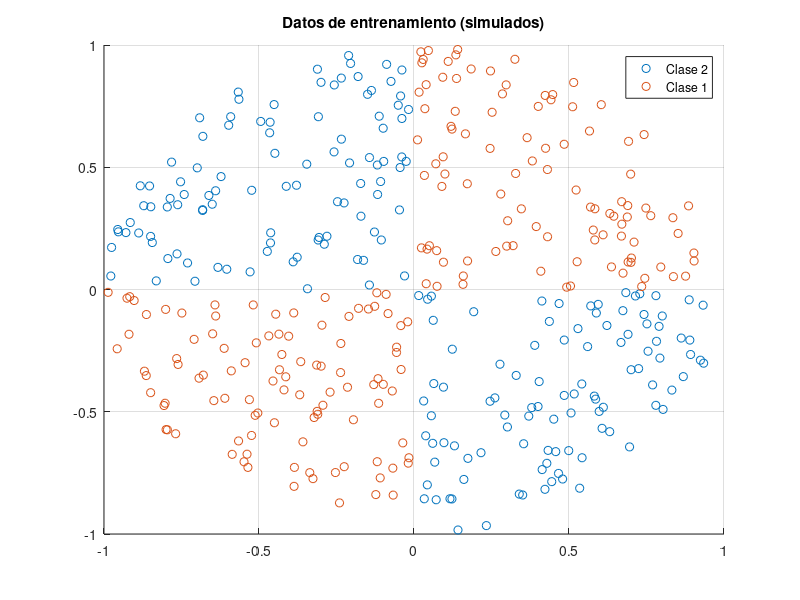

Reproduce this figure in MATLAB. (Note: this script raises an error after producing the figure.)
%% IE3038 - Diseño e Innovación en Ingeniería 1
%  Ejemplo de clasificación usando SVM (1)
%  Luis Alberto Rivera

%% Generación de muestras de entrenamiento, tomado de la documentación de Matlab
rng(1);  % con esto, cada vez se generan los mismos valores aleatorios
n = 100; % Número de muestras por cuadrante

r1 = sqrt(rand(2*n,1));                     % Radios aleatorios
t1 = [pi/2*rand(n,1); (pi/2*rand(n,1)+pi)]; % Ángulos aleatorios para cuadrantes 1 y 3
X1 = [r1.*cos(t1), r1.*sin(t1)];            % Conversión de polar a cartesiano

r2 = sqrt(rand(2*n,1));
t2 = [pi/2*rand(n,1)+pi/2; (pi/2*rand(n,1)-pi/2)]; % Ángulos aleatorios para cuadrantes 2 y 4
X2 = [r2.*cos(t2), r2.*sin(t2)];

X = [X1; X2];        % Predictores % Todas las muestras de entrenamiento
Y = ones(4*n, 1);    % Etiquetas
Y(2*n + 1:end) = -1; % Etiquetas  (una clase tendrá 1, otra clase tendrá -1)

figure(1); clf;
gscatter(X(:,1), X(:,2), Y);  % scatter por grupos
legend({'Clase 2', 'Clase 1'}, 'Location', 'Best');
grid on;
title('Datos de entrenamiento (simulados)')


%% Generación de muestras de prueba
delta = 0.02; % Step size of the grid
[x1Grid, x2Grid] = meshgrid(min(X(:,1)):delta:max(X(:,1)), min(X(:,2)):delta:max(X(:,2)));
xGrid = [x1Grid(:), x2Grid(:)]; % reorganiza las muestras como vectores fila


%% Crear celdas y vectores para guardar modelos y otras cosas
M = 3;
ModeloSVM = cell(1, M);
ModeloVC = cell(1, M);
errorVC = zeros(1, M);
asignado = cell(1, M);
valores = cell(1, M);
titulos = {'Kernel Lineal', 'Kernel Polinomial Grado 2', 'Kernel Gaussiano'};

%% Entrenamiento, variando Kernels y ciertos parámetros
ModeloSVM{1} = fitcsvm(X,Y,'KernelFunction','linear','KernelScale','auto');
ModeloSVM{2} = fitcsvm(X,Y,'KernelFunction','polynomial','KernelScale','auto','PolynomialOrder',2);
ModeloSVM{3} = fitcsvm(X,Y,'KernelFunction','rbf','KernelScale','auto','Standardize',true);

% Se hace validación cruzada con las muestras de entrenamiento, se calcula el error
% de clasificación de la validación cruzada, se clasifican las muestras de prueba,
% y se grafican resultados. Todo lo anterior para los 6 modelos de arriba.
for k = 1:3
    % Validación cruzada, clasificación errónea
    ModeloVC{k} = crossval(ModeloSVM{k});
    errorVC(k) = kfoldLoss(ModeloVC{k});
    
    % Clasificación de las muestras de prueba
    [asignado{k}, valores{k}] = predict(ModeloSVM{k}, xGrid); % etiquetas asignadas, valores
    
    % Gráficas
    figure(k+1); clf;
    subplot(1,3,1);
    gscatter(X(:,1), X(:,2), Y); hold on;
    % Vectores de soporte
    plot(X(ModeloSVM{k}.IsSupportVector, 1), X(ModeloSVM{k}.IsSupportVector, 2),...
         'ko', 'MarkerSize', 10);
    % Frontera de decisión
    contour(x1Grid, x2Grid, reshape(valores{k}(:,2), size(x1Grid)), [0 0], 'k');
    grid on;
    title('M. de Entrenamiento y Frontera de Decisión')
    legend({'Clase 2', 'Clase 1', 'V. de soporte'}, 'Location', 'Best');
    
    subplot(1,3,2);
    gscatter(xGrid(:,1),xGrid(:,2),asignado{k});
    legend({'Clase 2', 'Clase 1'}, 'Location', 'Best');
    grid on;
    title('Muestras de Prueba');
    sgtitle(sprintf('%s.    Error Val. Cruzada: %.2f%%', titulos{k}, 100*errorVC(k)));
    
    subplot(1,3,3);
    cm = confusionchart(Y, ModeloVC{k}.kfoldPredict);
    cm.Title = sprintf('Matriz confusion');
end


%% Para ilustrar nuevamente cómo clasificar muestras nuevas
Xtest = [-1, 1; 3, 1.2; -0.7, -1.2; 2, -1];  % 4 muestras (vectores fila)
modelo = ModeloSVM{2};
Clasif_test = predict(modelo, Xtest)  % -1 significa clase 2, 1 significa clase 1

%% matriz confusion
